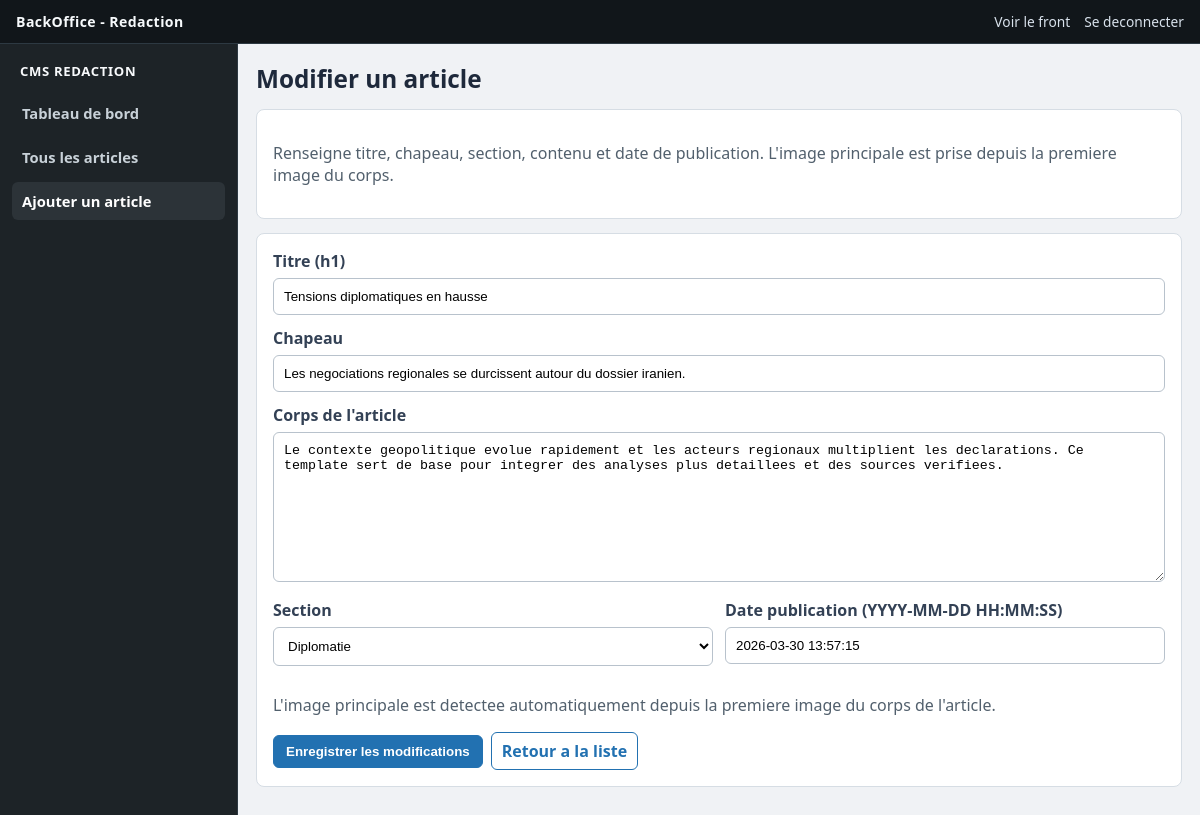
Page /admin/article_form.php?id=1 (signed in) on the committed database.
### tables this page shows
CREATE TABLE articles (
    id INT AUTO_INCREMENT PRIMARY KEY,
    titre VARCHAR(255) NOT NULL,
    chapeau TEXT NOT NULL,  
    corps LONGTEXT NOT NULL,
    image_principale VARCHAR(255) DEFAULT NULL,
    image_alt VARCHAR(255) DEFAULT NULL,
    slug VARCHAR(255) NOT NULL UNIQUE,
    section_id INT NOT NULL DEFAULT 1,
    meta_title VARCHAR(255) DEFAULT NULL,  
    date_publication DATETIME NOT NULL DEFAULT CURRENT_TIMESTAMP,
    created_at DATETIME DEFAULT CURRENT_TIMESTAMP,
    updated_at DATETIME DEFAULT CURRENT_TIMESTAMP ON UPDATE CURRENT_TIMESTAMP,
    CONSTRAINT fk_articles_section FOREIGN KEY (section_id) REFERENCES sections(id)
);

CREATE TABLE sections (
    id INT AUTO_INCREMENT PRIMARY KEY,
    nom VARCHAR(100) NOT NULL UNIQUE,
    slug VARCHAR(120) NOT NULL UNIQUE,
    created_at DATETIME DEFAULT CURRENT_TIMESTAMP,
    updated_at DATETIME DEFAULT CURRENT_TIMESTAMP ON UPDATE CURRENT_TIMESTAMP
);

### admin/article_controller.php (called while the page is built, shortened)
<?php
function adminFetchArticleById(int $id): ?array
{
    $pdo = getPDOConnection();
    $stmt = $pdo->prepare(
        'SELECT a.*, s.nom AS section
         FROM articles a
         INNER JOIN sections s ON s.id = a.section_id
         WHERE a.id = :id
         LIMIT 1'
    );
    $stmt->execute(['id' => $id]);
    $article = $stmt->fetch();
    return $article ?: null;
}
function adminFetchSections(): array
{
    $pdo = getPDOConnection();
    $stmt = $pdo->query('SELECT id, nom, slug FROM sections ORDER BY nom ASC');
    return $stmt->fetchAll();
}

### admin/article_form.php (the view, shortened to what this page needs)
<?php
require_once __DIR__ . '/article_controller.php';
$id = isset($_GET['id']) ? (int) $_GET['id'] : 0;
$isEdit = $id > 0;
$defaultData = [
    'titre' => '',
    'chapeau' => '',
    'corps' => '',
    'image_principale' => '',
    'image_alt' => '',
    'slug' => '',
    'section_id' => '',
    'meta_title' => '',
    'date_publication' => date('Y-m-d H:i:s'),
];
$sections = adminFetchSections();
if (!empty($sections)) {
    $defaultSectionId = (int) $sections[0]['id'];
    foreach ($sections as $section) {
        if ((string) ($section['slug'] ?? '') === 'international') {
            $defaultSectionId = (int) $section['id'];
            break;
        }
    }
    $defaultData['section_id'] = (string) $defaultSectionId;
}
$articleData = $defaultData;
if ($isEdit) {
    $found = adminFetchArticleById($id);
    if ($found === null) {
        $error = 'Article introuvable.';
        $isEdit = false;
    } else {
        foreach ($defaultData as $key => $value) {
            $articleData[$key] = (string) ($found[$key] ?? $value);
        }
    }
}
?>
<!DOCTYPE html>
<html lang="fr">
<head>
    <link rel="stylesheet" href="assets/admin.css">
</head>
<body>
    <div class="admin-shell">
        <header class="topbar">
            <p class="topbar__title">BackOffice - Redaction</p>
            <div class="topbar__links">
                <a href="../" target="_blank" rel="noopener noreferrer">Voir le front</a>
                <a href="logout.php">Se deconnecter</a>
            </div>
        </header>
        <aside class="sidebar">
            <span class="sidebar__brand">CMS REDACTION</span>
            <nav class="sidebar__menu">
                <a href="dashboard.php">Tableau de bord</a>
                <a href="articles.php">Tous les articles</a>
                <a class="active" href="article_form.php">Ajouter un article</a>
            </nav>
        </aside>
        <main class="main">
            <div class="container">
                <h1 class="page-title"><?php echo $isEdit ? 'Modifier un article' : 'Ajouter un article'; ?></h1>
                <section class="card">
                    <p class="muted">Renseigne titre, chapeau, section, contenu et date de publication. L'image principale est prise depuis la premiere image du corps.</p>
                </section>
                <section class="card">
                    <form method="post">
                        <label for="titre">Titre (h1)</label>
                        <input id="titre" name="titre" value="<?php echo htmlspecialchars($articleData['titre'], ENT_QUOTES, 'UTF-8'); ?>" required>
                        <label for="chapeau">Chapeau</label>
                        <input id="chapeau" name="chapeau" value="<?php echo htmlspecialchars($articleData['chapeau'], ENT_QUOTES, 'UTF-8'); ?>" required>
                        <label for="corps">Corps de l'article</label>
                        <textarea class="rich-editor" id="corps" name="corps"><?php echo htmlspecialchars($articleData['corps'], ENT_QUOTES, 'UTF-8'); ?></textarea>
                        <div class="grid">
                            <div>
                                <label for="section">Section</label>
                                <select id="section" name="section_id" required>
                                    <?php foreach ($sections as $section): ?>
                                        <option value="<?php echo (int) $section['id']; ?>" <?php echo ((string) $section['id'] === (string) $articleData['section_id']) ? 'selected' : ''; ?>>
                                            <?php echo htmlspecialchars((string) $section['nom'], ENT_QUOTES, 'UTF-8'); ?>
                                        </option>
                                    <?php endforeach; ?>
                                </select>
                            </div>
                            <div>
                                <label for="date_publication">Date publication (YYYY-MM-DD HH:MM:SS)</label>
                                <input id="date_publication" name="date_publication" value="<?php echo htmlspecialchars($articleData['date_publication'], ENT_QUOTES, 'UTF-8'); ?>">
                            </div>
                        </div>
                        <p class="muted">L'image principale est detectee automatiquement depuis la premiere image du corps de l'article.</p>
                        <div class="form-actions">
                            <button class="btn" type="submit"><?php echo $isEdit ? 'Enregistrer les modifications' : 'Publier'; ?></button>
                            <a class="btn-outline" href="articles.php">Retour a la liste</a>
                        </div>
                    </form>
                </section>
            </div>
        </main>
    </div>
</body>
</html>

### admin/assets/admin.css (style rules this page uses)
:root { --admin-bg: #f0f2f5; --admin-surface: #ffffff; --admin-sidebar: #1d2327; --admin-top: #11161a; --admin-ink: #1e293b; --admin-muted: #52606d; --admin-line: #d6dde4; --admin-primary: #2271b1; --admin-primary-hover: #135e96; --admin-danger: #b42318; }
* { box-sizing: border-box; }
body { margin: 0; background: var(--admin-bg); color: var(--admin-ink); font-family: "Segoe UI", Tahoma, sans-serif; }
.admin-shell { min-height: 100vh; display: grid; grid-template-columns: 238px minmax(0, 1fr); grid-template-rows: 44px minmax(0, 1fr); grid-template-areas: "top top" "side main"; }
.topbar { grid-area: top; display: flex; align-items: center; justify-content: space-between; padding: 0 16px; background: var(--admin-top); color: #f7fafc; border-bottom: 1px solid #2d3942; }
.topbar__title { margin: 0; font-size: 0.88rem; font-weight: 600; letter-spacing: 0.03em; }
.topbar__links { display: flex; gap: 14px; }
.topbar a, .sidebar a { color: inherit; text-decoration: none; }
.topbar a { font-size: 0.86rem; color: #d9e2ec; }
.sidebar { grid-area: side; background: var(--admin-sidebar); color: #c8d1d8; padding: 14px 12px; border-right: 1px solid #2d3942; }
.sidebar__brand { display: block; margin: 4px 8px 14px; color: #f8fafc; font-weight: 700; letter-spacing: 0.05em; font-size: 0.82rem; }
.sidebar__menu { display: grid; gap: 6px; }
.sidebar__menu a { padding: 9px 10px; border-radius: 6px; font-size: 0.92rem; font-weight: 600; }
.sidebar__menu a:hover, .sidebar__menu a.active { background: #2c3338; color: #ffffff; }
.main { grid-area: main; padding: 18px; display: flex; justify-content: center; }
.container { width: 100%; max-width: 1120px; }
.page-title { margin-top: 0; margin-bottom: 14px; font-size: 1.52rem; }
.card { background: var(--admin-surface); border: 1px solid var(--admin-line); border-radius: 8px; padding: 16px; margin-bottom: 14px; }
.muted { color: var(--admin-muted); }
a.btn, button.btn { display: inline-block; border: 1px solid var(--admin-primary); background: var(--admin-primary); color: #fff; text-decoration: none; border-radius: 6px; padding: 8px 12px; font-weight: 600; cursor: pointer; }
a.btn-outline { display: inline-block; border: 1px solid var(--admin-primary); color: var(--admin-primary); text-decoration: none; border-radius: 6px; padding: 7px 10px; font-weight: 600; }
label { display: block; margin-bottom: 6px; font-weight: 600; color: #334155; }
input, textarea, select { width: 100%; border: 1px solid #b8c2cc; border-radius: 6px; padding: 10px; margin-bottom: 12px; background: #fff; }
textarea { resize: vertical; min-height: 150px; }
.grid { display: grid; grid-template-columns: 1fr 1fr; gap: 12px; }
.form-actions { display: flex; flex-wrap: wrap; gap: 8px; align-items: center; }

### rows in the picture
articles: titre "Tensions diplomatiques en hausse", chapeau "Les negociations regionales se durcissent autour du dossier iranien.", corps "Le contexte geopolitique evolue rapidement et les acteurs regionaux multiplient les declarations. Ce template sert de base pour integrer des analyses plus detaillees et des sources verifiees.", section_id "Diplomatie", date_publication "2026-03-30 13:57:15"
